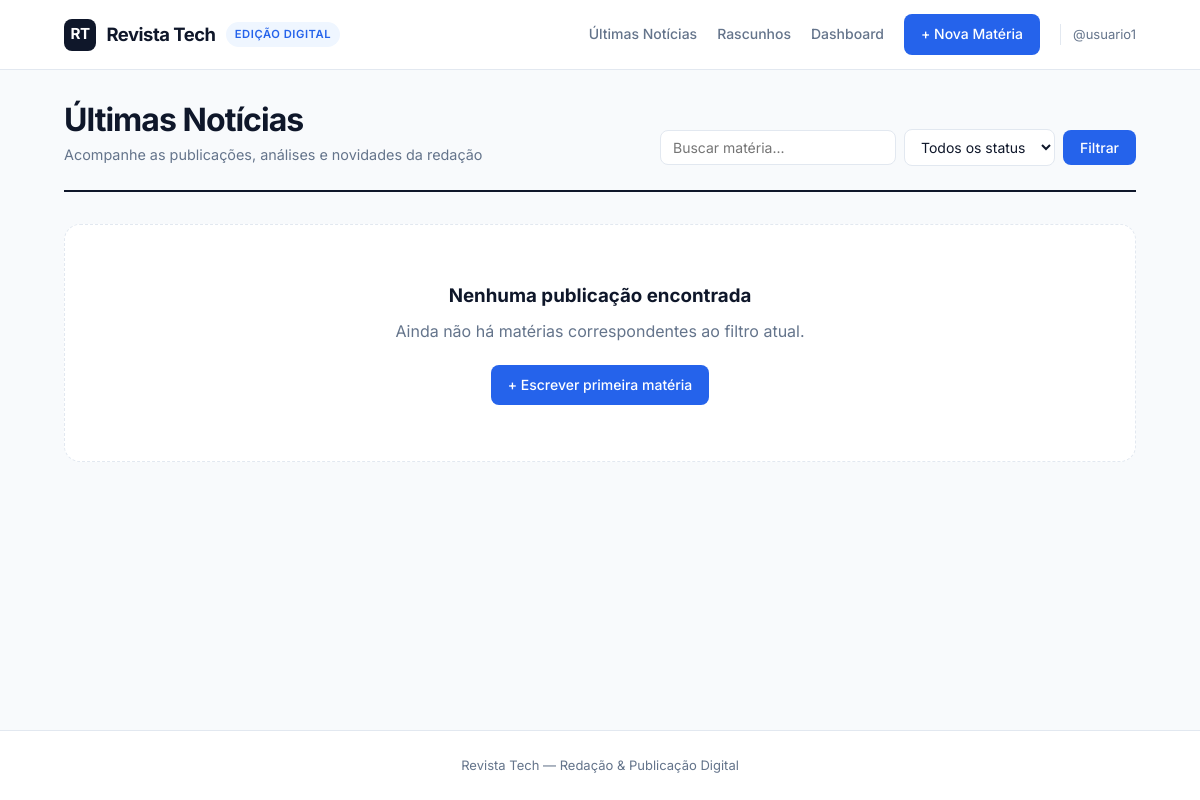
/ (signed in), run on an earlier commit of the app's database.
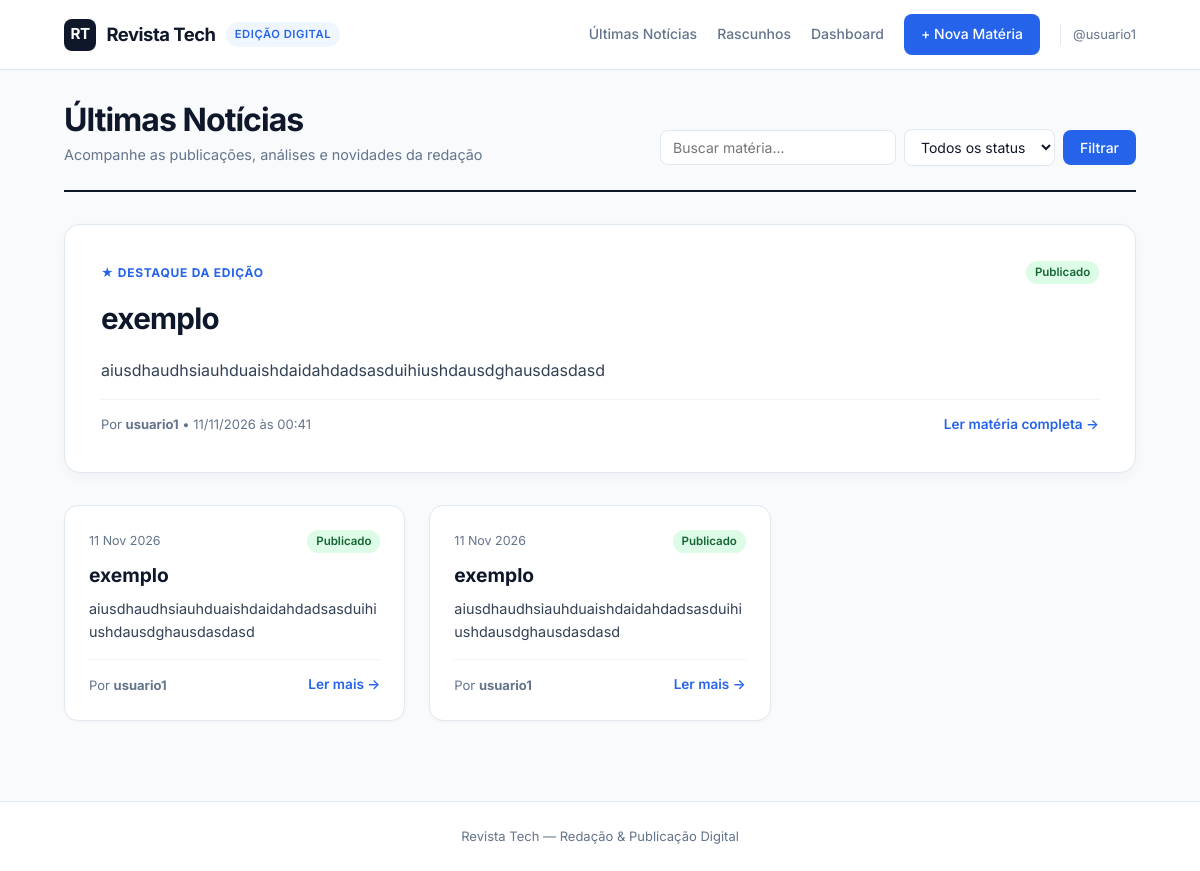
And on a later commit of the database.
### core/models.py (models this page shows, shortened)
class PerfilFuncionario(models.Model):
    usuario = models.OneToOneField(User, on_delete=models.CASCADE)
    pagina = models.ForeignKey(Pagina, on_delete=models.PROTECT)
    CARGOS = [('dono', 'Dono'), ('editor', 'Editor')]
    cargo = models.CharField(max_length=20, choices=CARGOS, default='editor')

class Pagina(models.Model):
    nome = models.CharField(max_length=120)
    tag_oficial = models.CharField(max_length=50, unique=True)

### blog/models.py (models this page shows, shortened)
class Post(DaOrganizacao):
    STATUS_CHOICES = (
        ("rascunho", "Rascunho"),
        ("publicado", "Publicado"),
    )
    titulo = models.CharField(max_length=200)
    conteudo = models.TextField()
    autor = models.ForeignKey(User, on_delete=models.CASCADE, related_name='posts')
    status = models.CharField(
        max_length=10, choices=STATUS_CHOICES, default="rascunho"
    )
    criado_em = models.DateTimeField(auto_now_add=True)
    atualizado_em = models.DateTimeField(auto_now=True)
    class Meta:
        indexes = [
            models.Index(fields=['pagina', 'criado_em']),
            models.Index(fields=['pagina', 'status']),
        ]

### blog/views.py (the view)
# urls.py: path('', views.lista_posts, name='lista'),
@login_required
def lista_posts(request):
    posts = Post.objects.filter(
        pagina=request.user.perfilfuncionario.pagina
    ).select_related('autor')
    busca_texto = request.GET.get('q')
    busca_status = request.GET.get('status')
    filtros = Q()
    if busca_texto:
        filtros &= Q(titulo__icontains=busca_texto)
    if busca_status:
        filtros &= Q(status=busca_status)
    if filtros:
        posts = posts.filter(filtros)
    else:
        posts = posts.filter(status='publicado')
    return render(request, 'blog/lista.html', {'posts': posts})

### blog/templates/blog/lista.html (shortened to what this page needs)
{% extends 'blog/base.html' %}
{% block content %}
    <div class="editorial-header">
        <div>
            <h1>Últimas Notícias</h1>
            <p class="editorial-subtitle">Acompanhe as publicações, análises e novidades da redação</p>
        </div>
        <form method="get" action="{% url 'lista' %}" class="search-bar">
            <input type="text" name="q" value="{{ request.GET.q }}" placeholder="Buscar matéria..." class="search-input">
            <select name="status" class="search-select">
                <option value="">Todos os status</option>
            </select>
            <button type="submit" class="btn btn-primary">Filtrar</button>
        </form>
    </div>
    {% for post in posts %}
        {% if forloop.first %}
            <article class="featured-card">
                <div style="display: flex; justify-content: space-between; align-items: center;">
                    <span class="featured-badge">★ Destaque da Edição</span>
                    <span class="status-pill status-{{ post.status }}">{{ post.get_status_display }}</span>
                </div>
                <h2>
                    <a href="{% url 'detalhe' post.id %}" class="featured-title">{{ post.titulo }}</a>
                </h2>
                <p class="featured-excerpt">{{ post.conteudo|truncatewords:45 }}</p>
                <div class="article-meta">
                    <span>Por <strong>{{ post.autor.get_full_name|default:post.autor.username }}</strong> • {{ post.criado_em|date:"d/m/Y \à\s H:i" }}</span>
                    <a href="{% url 'detalhe' post.id %}" class="read-more">Ler matéria completa →</a>
                </div>
            </article>
            {% if posts|length > 1 %}
                <div class="articles-grid">
            {% endif %}
        {% else %}
            <article class="article-card">
                <div>
                    <div style="display: flex; justify-content: space-between; align-items: center; margin-bottom: 0.65rem;">
                        <span style="font-size: 0.78rem; color: var(--text-muted);">{{ post.criado_em|date:"d M Y" }}</span>
                        <span class="status-pill status-{{ post.status }}">{{ post.get_status_display }}</span>
                    </div>
                    <h3>
                        <a href="{% url 'detalhe' post.id %}" class="article-title">{{ post.titulo }}</a>
                    </h3>
                    <p class="article-excerpt">{{ post.conteudo|truncatewords:24 }}</p>
                </div>
                <div class="article-meta">
                    <span>Por <strong>{{ post.autor.get_full_name|default:post.autor.username }}</strong></span>
                    <a href="{% url 'detalhe' post.id %}" class="read-more">Ler mais →</a>
                </div>
            </article>
            {% if forloop.last %}
                </div>
            {% endif %}
        {% endif %}
    {% empty %}
        <div class="empty-box">
            <h3 style="color: var(--text-main); margin-bottom: 0.5rem;">Nenhuma publicação encontrada</h3>
            <p style="margin-bottom: 1.25rem;">Ainda não há matérias correspondentes ao filtro atual.</p>
            <a href="{% url 'criar_post' %}" class="btn btn-primary">+ Escrever primeira matéria</a>
        </div>
    {% endfor %}
{% endblock %}

### blog/templates/blog/base.html (shortened to what this page needs)
<!DOCTYPE html>
<html lang="pt-br">
<head>
</head>
<body>
    <header class="navbar">
        <div class="navbar-inner">
            <a href="{% url 'lista' %}" class="brand">
                <span class="brand-logo">RT</span>
                <span class="brand-name">
                    {% if user.is_authenticated and user.perfilfuncionario %}
                        {{ user.perfilfuncionario.pagina.nome }}
                    {% else %}
                        Portal Editorial
                    {% endif %}
                </span>
                <span class="brand-tag">Edição Digital</span>
            </a>
            <nav class="nav-menu">
                <a href="{% url 'lista' %}" class="nav-link">Últimas Notícias</a>
                {% if user.is_authenticated %}
                    <a href="{% url 'rascunhos' %}" class="nav-link">Rascunhos</a>
                    <a href="{% url 'dashboard' %}" class="nav-link">Dashboard</a>
                    <a href="{% url 'criar_post' %}" class="btn btn-primary">+ Nova Matéria</a>
                    <span class="nav-user">@{{ user.username }}</span>
                {% else %}
                    <a href="/admin/login/?next=/" class="btn btn-outline">Entrar</a>
                {% endif %}
            </nav>
        </div>
    </header>
    <main class="main-container">
        {% block content %}{% endblock %}
    </main>
    <footer class="footer">
        <p>
            {% if user.is_authenticated and user.perfilfuncionario %}
                {{ user.perfilfuncionario.pagina.nome }} — Redação &amp; Publicação Digital
            {% else %}
                Portal Editorial Multi-Tenant
            {% endif %}
        </p>
    </footer>
</body>
</html>

### blog/templates/blog/base.html (style rules this page uses)
:root { --bg-body: #f8fafc; --bg-card: #ffffff; --text-main: #0f172a; --text-secondary: #334155; --text-muted: #64748b; --border: #e2e8f0; --primary: #2563eb; --primary-hover: #1d4ed8; --accent-bg: #eff6ff; --danger: #dc2626; --danger-hover: #b91c1c; --warning-bg: #fef3c7; --warning-text: #92400e; --success-bg: #dcfce7; --success-text: #166534; }
* { box-sizing: border-box; margin: 0; padding: 0; }
body { font-family: 'Inter', -apple-system, BlinkMacSystemFont, sans-serif; background-color: var(--bg-body); color: var(--text-main); line-height: 1.6; min-height: 100vh; display: flex; flex-direction: column; }
.navbar { background-color: var(--bg-card); border-bottom: 1px solid var(--border); position: sticky; top: 0; z-index: 50; }
.navbar-inner { max-width: 1120px; margin: 0 auto; padding: 0.9rem 1.5rem; display: flex; flex-wrap: wrap; justify-content: space-between; align-items: center; gap: 1rem; }
.brand { display: flex; align-items: center; gap: 0.65rem; text-decoration: none; color: var(--text-main); }
.brand-logo { background-color: var(--text-main); color: #ffffff; font-weight: 700; font-size: 0.95rem; width: 32px; height: 32px; border-radius: 0.5rem; display: inline-flex; align-items: center; justify-content: center; letter-spacing: -0.03em; }
.brand-name { font-size: 1.15rem; font-weight: 700; letter-spacing: -0.025em; }
.brand-tag { font-size: 0.7rem; font-weight: 600; text-transform: uppercase; letter-spacing: 0.05em; background-color: var(--accent-bg); color: var(--primary); padding: 0.2rem 0.55rem; border-radius: 9999px; }
.nav-menu { display: flex; align-items: center; gap: 1.25rem; flex-wrap: wrap; }
.nav-link { text-decoration: none; color: var(--text-muted); font-size: 0.875rem; font-weight: 500; transition: color 0.15s; }
.nav-user { font-size: 0.8125rem; color: var(--text-muted); padding-left: 0.75rem; border-left: 1px solid var(--border); }
.btn { display: inline-flex; align-items: center; justify-content: center; gap: 0.4rem; padding: 0.5rem 1rem; border-radius: 0.5rem; font-size: 0.875rem; font-weight: 500; text-decoration: none; cursor: pointer; border: 1px solid transparent; transition: all 0.15s; font-family: inherit; }
.btn-primary { background-color: var(--primary); color: #ffffff; }
.main-container { max-width: 1120px; width: 100%; margin: 2rem auto; padding: 0 1.5rem; flex: 1; }
.footer { background-color: var(--bg-card); border-top: 1px solid var(--border); padding: 1.5rem; margin-top: 3rem; text-align: center; font-size: 0.8125rem; color: var(--text-muted); }

What changed in the data, as far as the page shows it:
added Post: status "Publicado", titulo "exemplo", conteudo "aiusdhaudhsiauhduaishdaidahdadsasduihiushdausdghausdasdasd", autor.get_full_name "usuario1", criado_em "11/11/2026 às 00:41"
added Post: criado_em "11 Nov 2026", status "Publicado", titulo "exemplo", conteudo "aiusdhaudhsiauhduaishdaidahdadsasduihiushdausdghausdasdasd", autor.get_full_name "usuario1"
added Post: criado_em "11 Nov 2026", status "Publicado", titulo "exemplo", conteudo "aiusdhaudhsiauhduaishdaidahdadsasduihiushdausdghausdasdasd", autor.get_full_name "usuario1"
Also different on the page:
text no longer shown: "Nenhuma publicação encontrada Ainda não há matérias correspondentes ao filtro atual. + Escrever primeira matéria"
